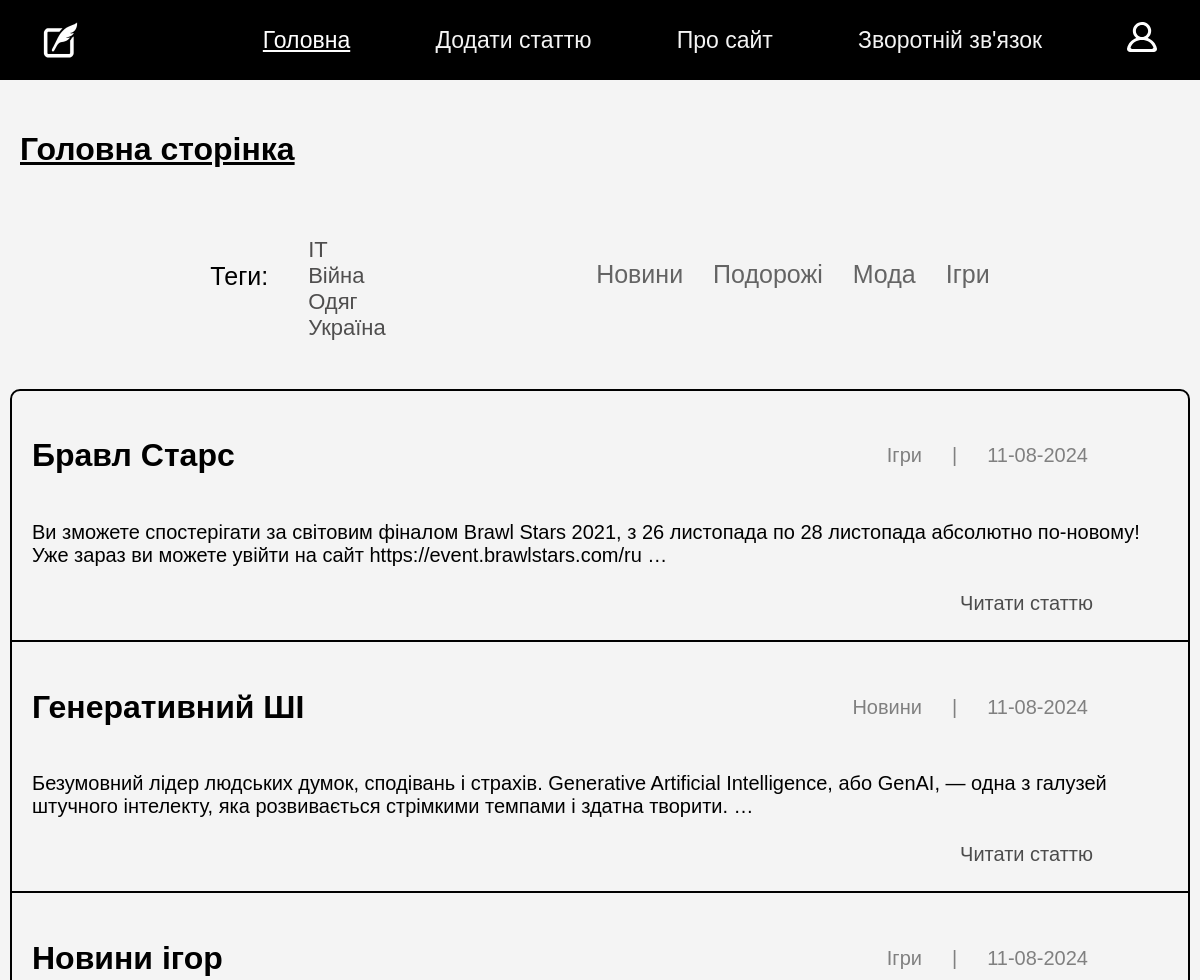
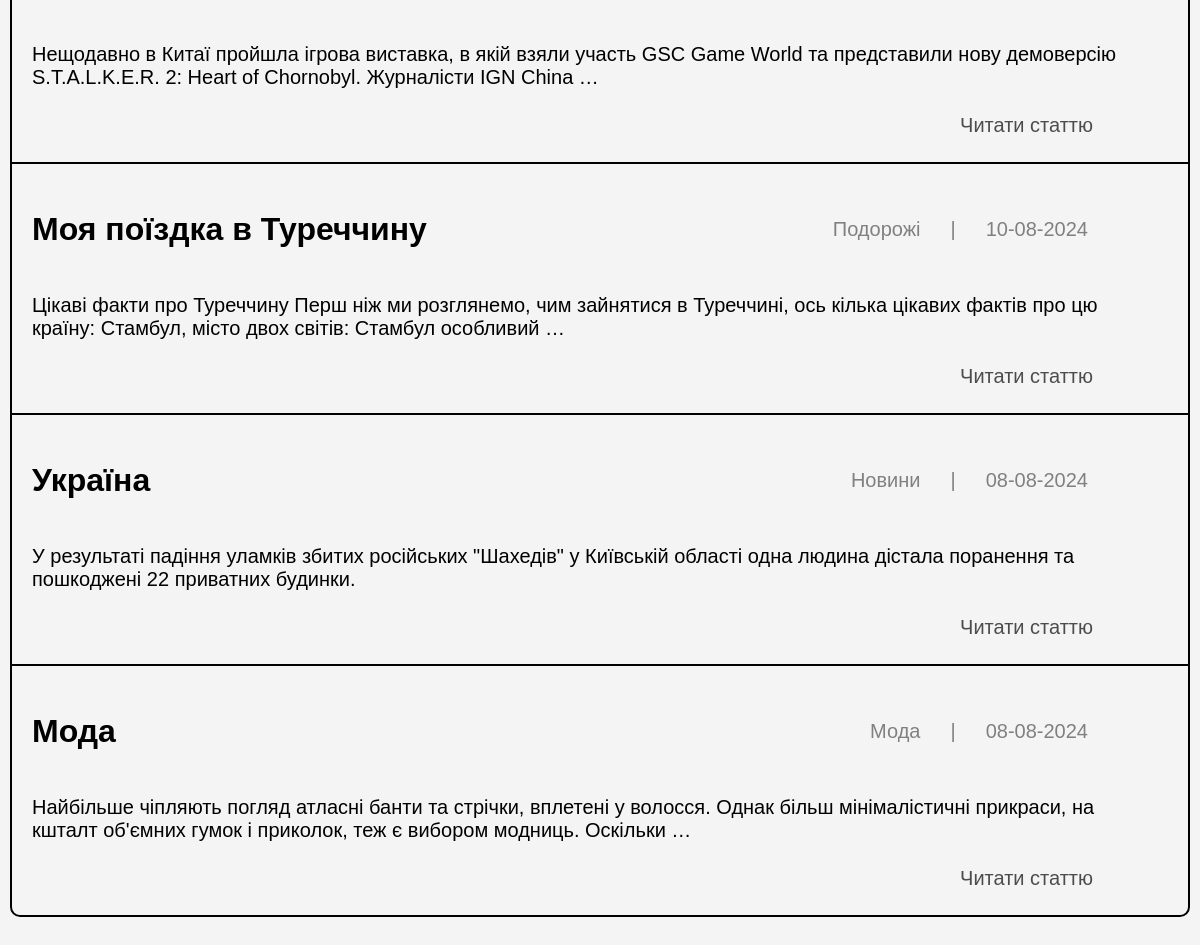
Before: / with the older database file (2 pictures, top to bottom).
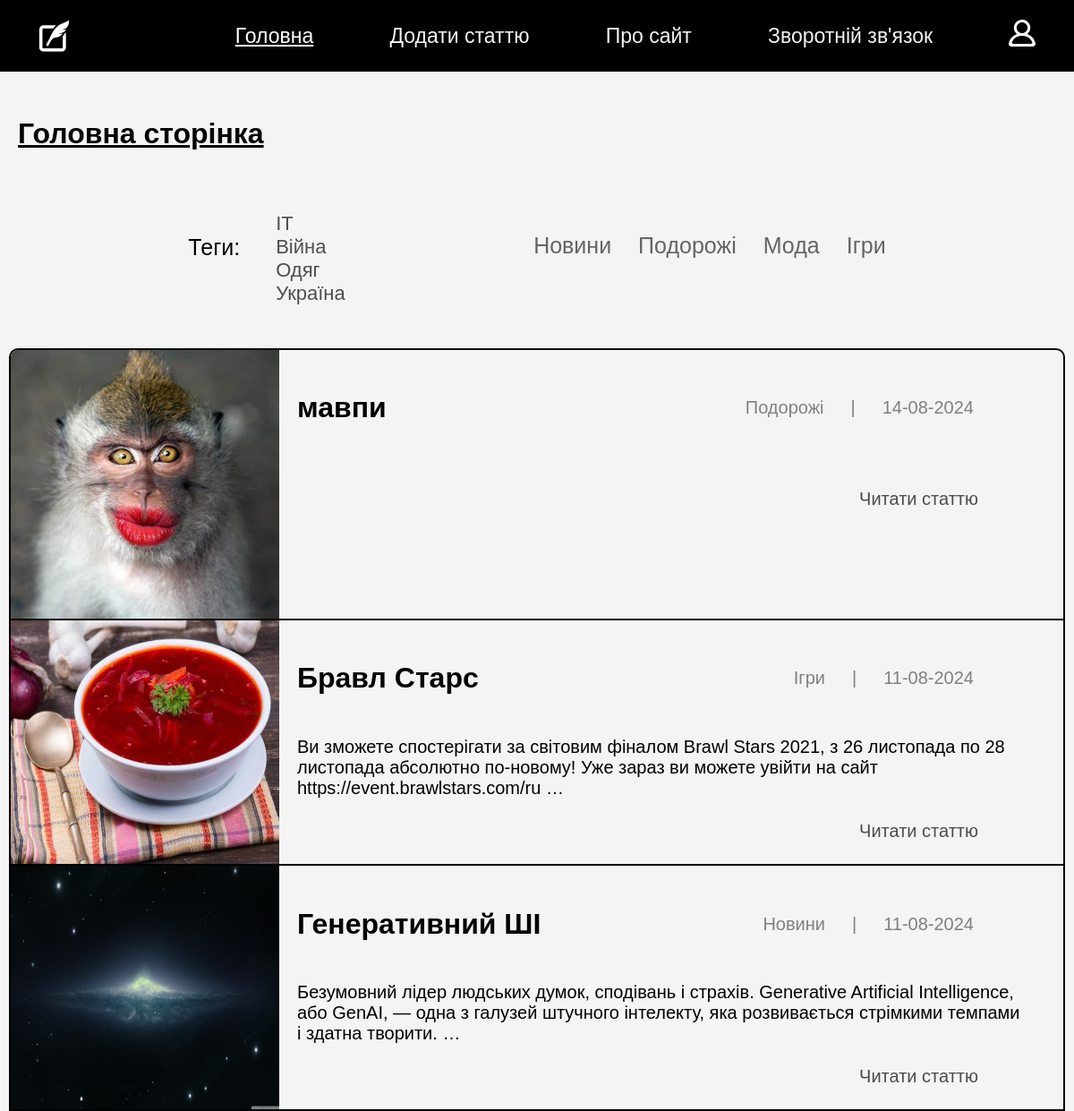
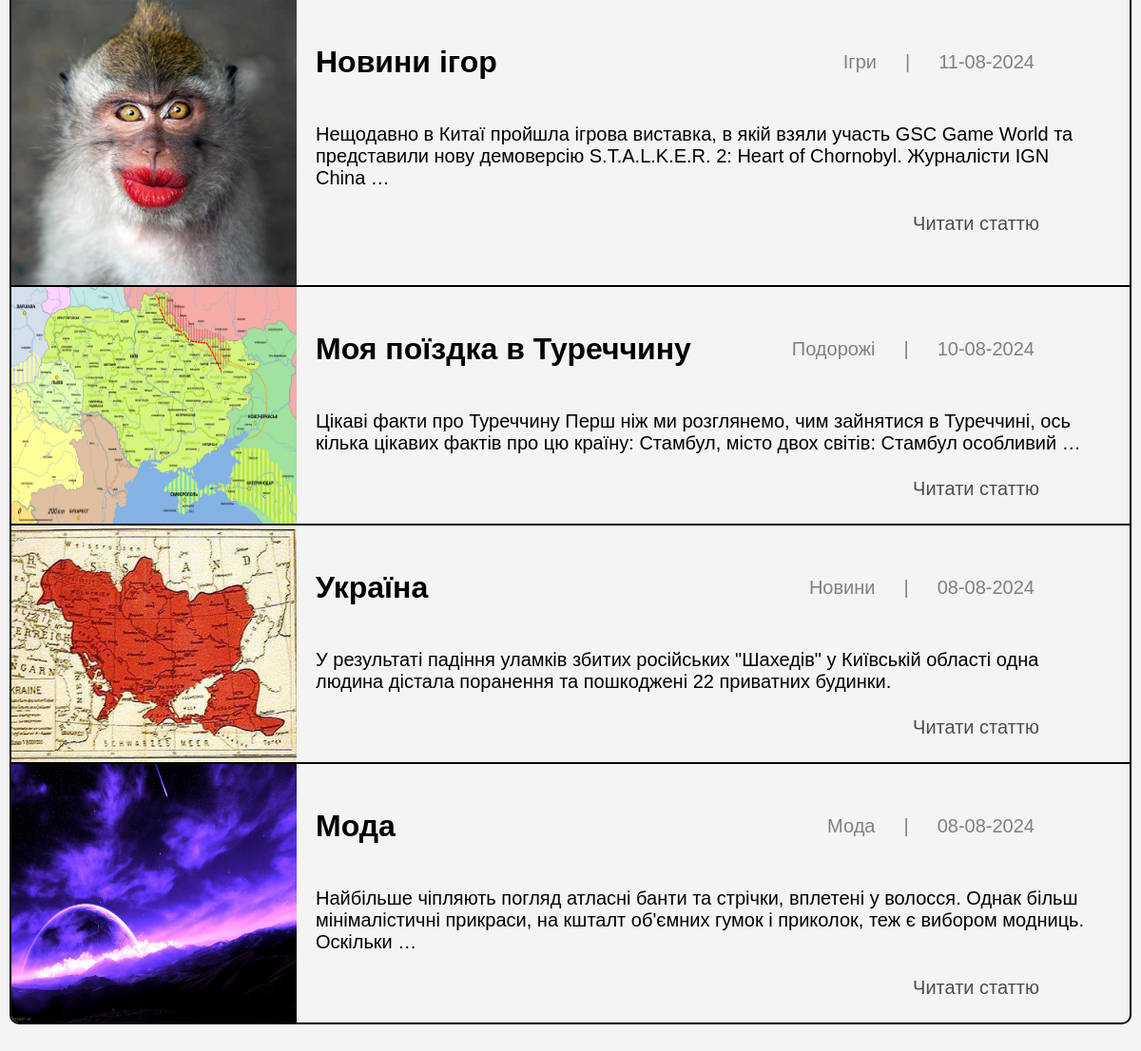
After: the same page with the newer database file (2 pictures, top to bottom).
### blog/models.py (models this page shows, shortened)
class Category(models.Model):
    name = models.CharField(max_length=100,verbose_name='Категорія')
    slug = models.SlugField(max_length=255, unique=True, db_index=True)
    class Meta():
        verbose_name = 'Категорію'
        verbose_name_plural = 'Категорії'
    def __str__(self):
        return self.name
    def get_absolute_url(self):
        return reverse('category', kwargs={'category_slug': self.slug})

class TagPost(models.Model):
    tag = models.CharField(max_length=100, db_index=True)
    slug = models.SlugField(max_length=255, unique=True, db_index=True)
    def get_absolute_url(self):
        return reverse('tag', kwargs={'tag_slug': self.slug})

class Post(models.Model):
    class Status(models.IntegerChoices):
        DRAFT = 0
        PUBLISHED = 1
    title = models.CharField(max_length=255,verbose_name='Заголовок')
    slug = models.SlugField(max_length=255, unique=True, db_index=True,  validators=[
        MinLengthValidator(5, message='Мінімум 5 символів'),
        MaxLengthValidator(100, message='Максимум 100 символів'),
    ],)
    image = models.ImageField(upload_to='images/%Y/%m/%d', default=None, blank=True, null=True, verbose_name = 'Фото')
    content = models.TextField(blank=True,verbose_name='Вміст')
    time_create = models.DateTimeField(auto_now_add=True,verbose_name='Дата створення')
    time_update = models.DateTimeField(auto_now=True,verbose_name='Дата зміни')
    is_published = models.BooleanField(choices=tuple(map(lambda x: (bool(x[0]),x[1]), Status.choices)), default=Status.PUBLISHED,verbose_name='Статус')
    category = models.ForeignKey('Category', on_delete=models.PROTECT, related_name='posts',verbose_name='Категорія')
    tags = models.ManyToManyField('TagPost', blank=True, related_name='tags',verbose_name='Теги')
    objects = models.Manager()
    published = PublishedManager()
    class Meta():
        verbose_name = 'Пост'
        verbose_name_plural = 'Пости'
        ordering = ['-time_create']
        indexes = [
            models.Index(fields=['-time_create'])
        ]
    def get_absolute_url(self):
        return reverse('post', kwargs={'post_slug': self.slug})

### blog/views.py (the view)
# urls.py: path('', views.index, name='home'),
def index(request):
    posts = Post.published.all().select_related('category')
    data = {
        'title': 'Головна сторінка',
        'menu': menu,
        'posts': posts,
        'cat_selected': 0,
        'menu_selected': 'home',
        'tag_selected': 0
            }
    return render(request, 'blog/index.html', context = data)

### blog/models.py (called while the page is built)
    def get_queryset(self):
        return super().get_queryset().filter(is_published = Post.Status.PUBLISHED)

### blog/templatetags/blog_tags.py (called while the page is built)
@register.inclusion_tag('blog/list_categories.html')
def show_categories(cat_selected = 0):
    cats = Category.objects.annotate(total=Count('posts')).filter(total__gt=0)
    return {'categories': cats, 'cat_selected': cat_selected}

@register.inclusion_tag('blog/list_tags.html')
def show_all_tags(tag_selected = 0):
    return {'tags': TagPost.objects.annotate(total=Count('tags')).filter(total__gt=0), 'tag_selected': tag_selected}

### blog/templates/blog/index.html
{% extends 'base.html' %} {% load blog_tags %} {%block content%}
<h1 class="main-label">{{title}}</h1>
<div class="tag-cat-container">
  <div class="cats-container-center">
    <div class="cats-container">{% show_categories cat_selected %}</div>
  </div>
  <div class="tag-container-col">
    <div class="tag-cont">{%show_all_tags tag_selected%}</div>
  </div>
</div>
{%if posts%}
<div class="posts-container">
  {%else%}
  <div class="no-posts">Немає статей на цю тему :(</div>
  {%endif%} {% for post in posts%} {%if not forloop.last%}
  <div class="post">
    {%else%}
    <div class="post-last">
      {%endif%} {%if post.image%}
      <img src="{{ post.image.url }}" class="post-image-small" />
      {%endif%}
      <div class="post-text">
        <div class="title-date-cat">
          <h2 class="post-title">{{post.title}}</h2>
          <div class="date-cat">
            <p>{{post.category}}</p>
            <p>|</p>
            <p>{{post.time_create|date:"d-m-Y"}}</p>
          </div>
        </div>
        <p class="content-text">{{post.content|truncatewords:25}}</p>
        <a class="read-button" href="{{ post.get_absolute_url }}"
          >Читати статтю</a
        >
      </div>
    </div>
    {%endfor%}
  </div>
</div>
{%endblock%}

### templates/base.html (shortened to what this page needs)
{% load static %}
<!DOCTYPE html>
<html lang="en">
<head>
    <link rel="stylesheet" href="{% static 'blog/css/styles.css' %}">
</head>
<body>
<div class="container">
    <div class="navbar">
      <img src="{% static 'blog/images/logo.svg' %}" alt="Logo" class="logo">
        {% for elem in menu %}
        {%if elem.url == menu_selected%}
        <p class = 'nav-links-active'>
            {{ elem.title }}
        </p>
        {% else %}
          <p class = 'nav-links'>
            <a href="{% url elem.url %}">{{ elem.title }}</a>
        </p>
        {% endif %}
        {% endfor %}
        <p class = 'nav-links'>
        <a href="{% url "login" %}"> <img src="{% static 'blog/images/profile.svg' %}" alt="login" class="profile "></a>
      </p>
      </div>
    {% block content %}
    {% endblock %}
</body>
</html>

### blog/templates/blog/list_categories.html
{% for cat in categories %}
  {% if cat.id == cat_selected %}
    <a class="cats-link-selected">{{ cat.name }}</a>
  {% else %}
    <a class="cats-link" href="{{cat.get_absolute_url}}">{{ cat.name }}</a>
  {% endif %}
{% endfor %}

### blog/templates/blog/list_tags.html
{% if tags %}
<div class="tag-title-left">
  <div>
    <p class="tag-title">Теги:</p>
  </div>
  <div class="tag-container-col">
    {% for tag in tags %}
    {% if tag.id == tag_selected %}
    <div>
      <a class="tag-link-selected" href="{{ tag.get_absolute_url }}">
        {{ tag.tag }}</a
      >
    </div>
    {% else %}
    <div>
      <a class="tag-link" href="{{ tag.get_absolute_url }}"> {{ tag.tag }}</a>
    </div>
    {% endif %} {% endfor %}
  </div>
</div>
{% endif %}

### petblog/static/blog/css/styles.css (style rules this page uses)
body { margin: 0; padding: 0; background-color: #f4f4f4; font-family: "Montserrat", sans-serif; overflow: scroll; }
.navbar { width: 100%; height: 80px; margin-top: 0px; background-color: black; display: flex; flex-direction: row; justify-content: space-around; }
.navbar a { color: #f4f4f4; text-decoration: none; }
.nav-links { display: flex; align-items: center; font-size: 23px; }
.nav-links-active { display: flex; align-items: center; font-size: 23px; text-decoration: underline; color: white }
.posts-container { border: black solid 2px; border-radius: 10px; margin: 0px 10px 0px 10px; overflow: hidden; margin-bottom: 50px; }
.post { width: 100%; display: flex; flex-direction: row; border-bottom: 2px solid black; }
.post-text { width: 100%; display: flex; flex-direction: column; padding: 20px; }
.post-last { width: 100%; display: flex; flex-direction: row; }
.read-button { font-size: 20px; align-self: end; color: rgba(0, 0, 0, 0.692); text-decoration: none; border-radius: 6px; padding: 5px; margin-right: 70px; transition: background-color 0.3s ease, color 0.3s ease, text-decoration 0.3s ease; width: fit-content; }
.main-label { margin-left: 20px; text-decoration: underline; padding-top: 30px; }
.logo { width: 35px; margin-right: 100px; }
.profile { width: 30px; }
.post-title { font-size: 32px; }
.content-text { color: black; font-size: 20px; text-decoration: none; margin-right: 20px; }
.cats-container { margin: 70px 0px 100px 0px; width: 50; display: flex; justify-content: center; flex-wrap: wrap; gap: 30px; }
.cats-container-center { display: flex; align-items: center; justify-content: center; }
.cats-link { font-size: 25px; text-decoration: none; color: rgb(100, 100, 100); height: fit-content; }
.title-date-cat { display: flex; flex-direction: row; justify-content: space-between; }
.date-cat { margin-right: 80px; width: fit-content; display: flex; flex-direction: row; color: gray; gap: 30px; font-size: 20px; align-items: center; }
.tag-container-col { display: flex; flex-direction: column; width: 50; flex-wrap: wrap; }
.tag-link { font-size: 22px; text-decoration: none; color: rgb(79, 78, 78); height: fit-content; }
.tag-cat-container { display: flex; flex-direction: row-reverse; align-items: center; justify-content: space-evenly; }
.tag-title { font-size: 25px; color: black; }
.tag-title-left { display: flex; flex-direction: row; gap: 40px; }
.post-image-small { width: 300px; left: 10px; }

Changed rows visible on the page:
added Post: image (picture), title "мавпи", category "Подорожі", time_create "14-08-2024"
changed Post "Бравл Старс": image: picture added
changed Post "Генеративний ШІ": image: picture added
changed Post "Новини ігор": image: picture added
changed Post "Моя поїздка в Туреччину": image: picture added
changed Post "Україна": image: picture added
changed Post "Мода": image: picture added
